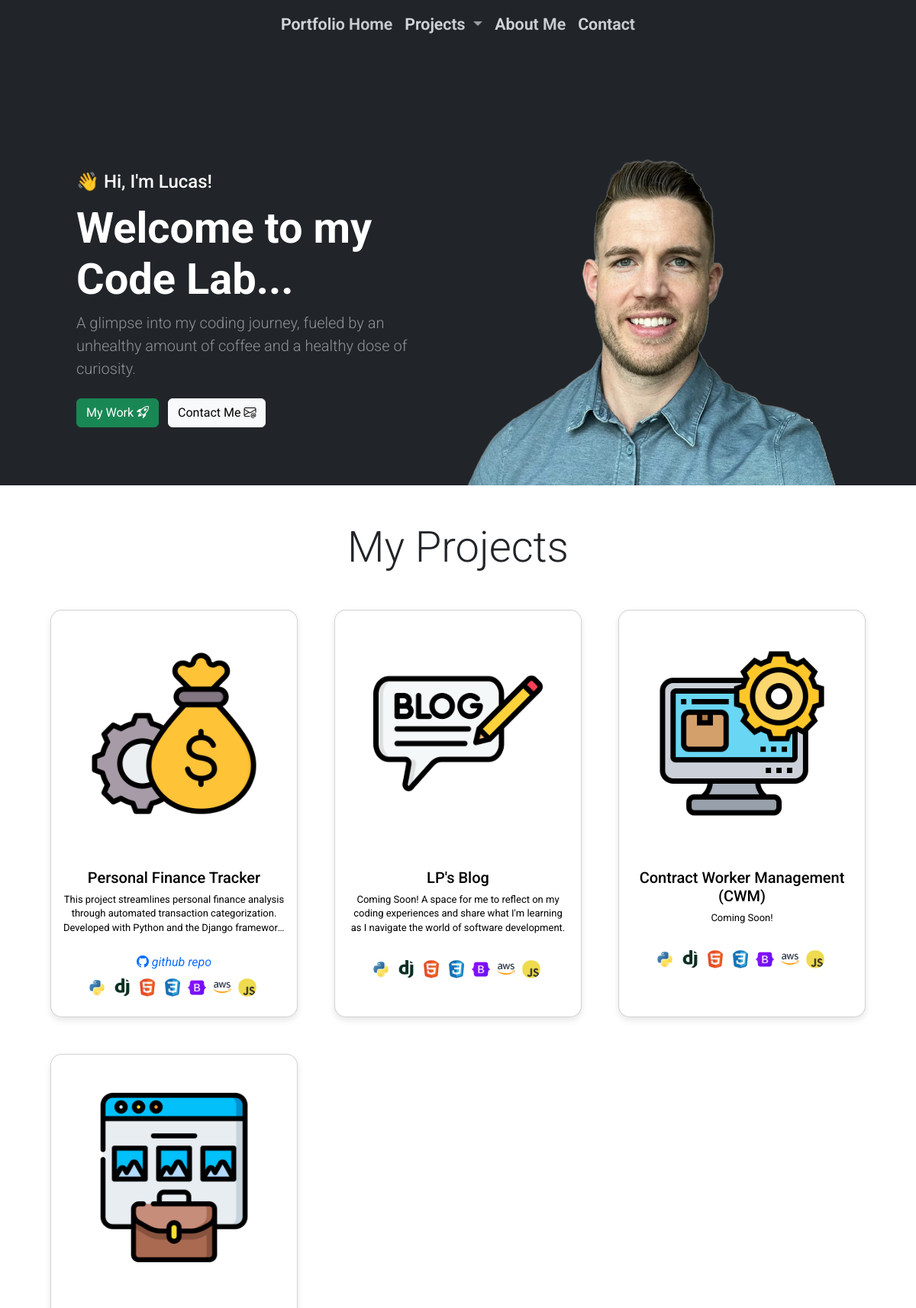
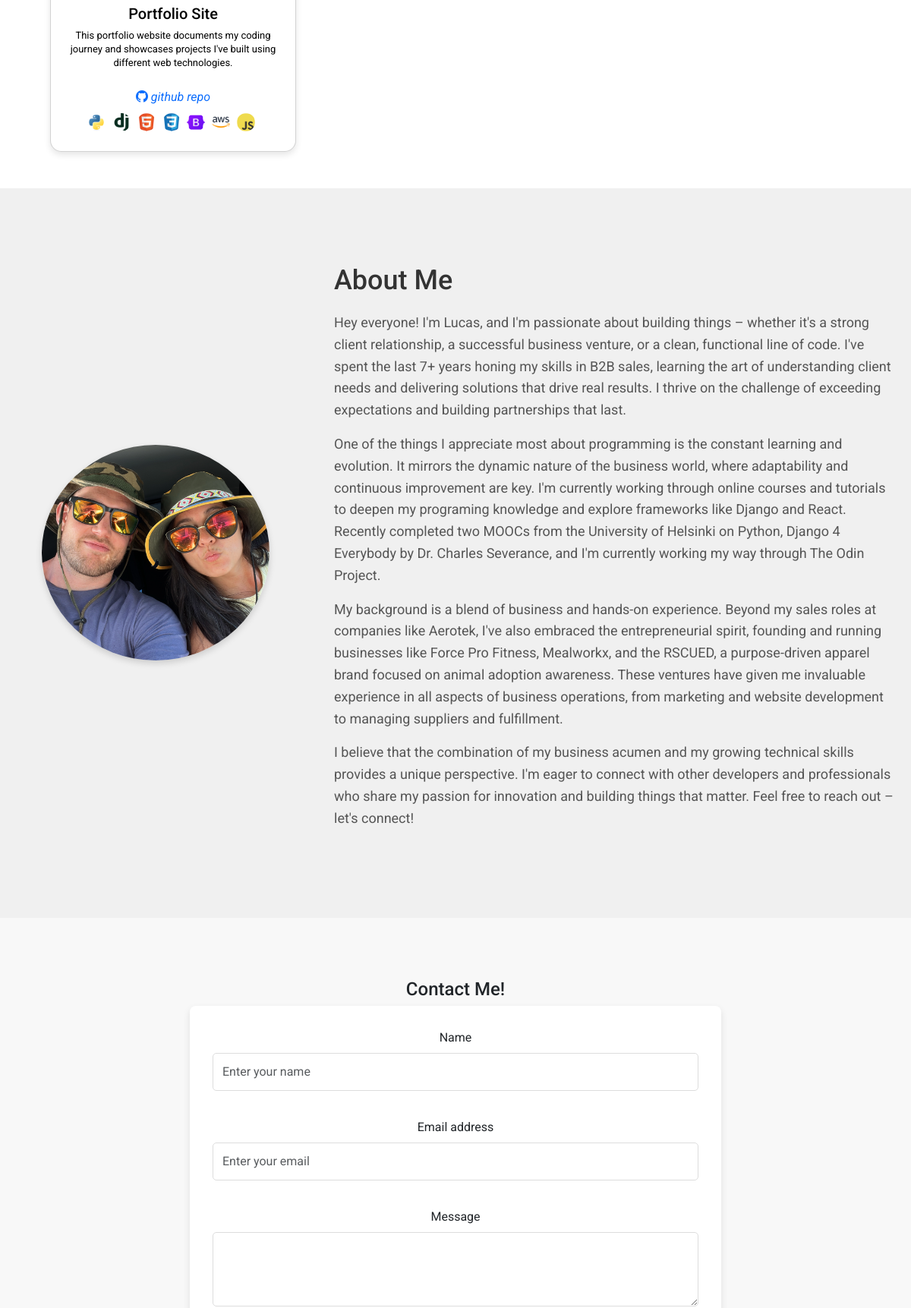
The page / (upper part) on the database its author committed (2 pictures, top to bottom).
### portfolio/models.py (models this page shows, shortened)
class Project(models.Model):
    title = models.CharField(max_length=200)
    description = models.TextField()
    image = models.ImageField(upload_to='project_images/', blank=True, null=True)
    github = models.URLField(blank=True, null=True)
    technologies = models.ManyToManyField(Technology, blank=True, help_text="Technology used in this project")
    TYPES = (
        ('FINANCE', 'Fiinance Tracker'),
        ('BLOG', 'Personal Blog'),
        ('WORKER_MANAGEMENT', 'Contract Worker Management'),
        ('PORTFOLIO_SITE', 'Portfolio Site'),
        ('OTHER', 'Other')
        )
    type = models.CharField(max_length=50,
                  choices=TYPES,
                  default="OTHER")

class Technology(models.Model):
    name = models.CharField(max_length=100, unique=True, help_text="Name of the technology (e.g., Python, Django)")
    icon = models.ImageField(upload_to='technology_icons/', blank=True, null=True)
    class Meta:
        verbose_name_plural = "Technologies"

### portfolio/views.py (the view)
# urls.py: path('', views.finance_tracker_home, name='home'),
def home(request):
    projects = Project.objects.all() # Get all prpjects from database
    return render(request, 'portfolio/index.html', {'projects': projects}) # Renders the index.html template and pass the projects to the template

### portfolio/templates/portfolio/index.html (shortened to what this page needs)
{% extends 'portfolio/base.html' %}
{% load static %}
{% block content %}
<header>
    {% include 'portfolio/components/hero_banner.html' %}
</header>
<section id="projects-section">
    {% include 'portfolio/components/project_card.html' %}
</section>
<section id="about-me" class="about-banner">
    {% include 'portfolio/components/about.html' %}
</section>
<section id="contact-me" class="contact-banner">
    {% include 'portfolio/components/contact_form.html' %}
</section>
{% endblock %}

### portfolio/templates/portfolio/components/project_card.html (shortened to what this page needs)
<div class="container mb-5">
        <h1 class="display-4 text-center m-5">My Projects</h1>
        <div class="row row-cols-sm-1 row-cols-md-2 row-cols-lg-3 g-5 mb-4 mx-auto">  {% if projects %}
            {% for project in projects %}
                <div class="col text-center">
                    <div id="project-card" class="card h-100">
                        <a href="{% url 'portfolio:project_redirect' pk=project.pk %}">
                            {% if project.image %}
                                <img id="project-img" src="{{ project.image.url }}" class="card-img-top" alt="{{ project.title }}">
                            {% endif %}
                            <div id="pc-body" class="card-body">
                                <h5 id="pc-title" class="card-title">{{ project.title }}</h5>
                                <p id="project-description" class="card-text">{{ project.description }}</p>
                            </div>
                            <div class="mb-2">
                                {% if project.github %}
                                    <a href="{{ project.github }}" target="blank" class="text-decoration-none">
                                        <i class="bi bi-github"> github repo</i>
                                    </a>
                                {% endif %}
                            </div>
                            <div class="technologies mb-3">
                                {% for technology in project.technologies.all %}
                                    <img src="{{ technology.icon.url }}" alt="{{ technology.name }} icon" title="{{ technology.name }}" class="technology-icon">
                                {% endfor %}
                            </div>
                        </div>
                </div>
            {% endfor %}
        {% else %}
        <p>No projects added yet.</p>
        {% endif %}
    </div>
</div>

### static/css/main.css (style rules this page uses)
body { display: flex; flex-direction: column; margin: 0; font-family: 'Roboto', sans-serif; min-height: 100vh; }
#projects-section { scroll-margin-top: 100px; }
#project-card { display: flex; border-radius: 15px; margin-bottom: 10px; flex-direction: column; align-items: center; text-align: center; box-shadow: 0 4px 8px rgba(0, 0, 0, 0.1); transition: transform 0.3s ease, box-shadow 0.3s ease; }
#project-card a { text-decoration: none; }
#project-img { padding: 50px; }
#pc-body { display: flex; flex-direction: column; align-items: center; text-align: center; }
#pc-title { margin-bottom: 0.5rem; color: black; }
#project-description { margin-bottom: 0.5rem; color: black; font-size: small; }
#pc-body .card-text { overflow: hidden; text-overflow: ellipsis; display: -webkit-box; -webkit-line-clamp: 3; line-clamp: 3; -webkit-box-orient: vertical; line-height: 1.4em; max-height: 4.2em; }
.technology-icon { width: 24px; height: 24px; margin-right: 5px; vertical-align: middle; border-radius: 50%; }
#about-me { scroll-margin-top: 50px; }
.about-banner { min-height: 75vh; padding: 100px 20px; background-color: #f0f0f0; }
#contact-me { scroll-margin-top: 60px; }
.contact-banner { padding: 80px 20px; text-align: center; background-color: #f8f8f8; height: 100vh; }

### rows shown on the page
Project: image (picture), title "Personal Finance Tracker", description "This project streamlines personal finance analysis through automated transaction categorization. Developed with Python and the Django…"
Technology: icon (picture)
Technology: icon (picture)
Technology: icon (picture)
Technology: icon (picture)
Technology: icon (picture)
Technology: icon (picture)
Technology: icon (picture)
Project: image (picture), title "LP's Blog", description "Coming Soon! A space for me to reflect on my coding experiences and share what I'm learning as I navigate the world of software development."
Project: image (picture), title "Contract Worker Management (CWM)", description "Coming Soon!"
Project: image (picture), title "Portfolio Site", description "This portfolio website documents my coding journey and showcases projects I've built using different web technologies."
